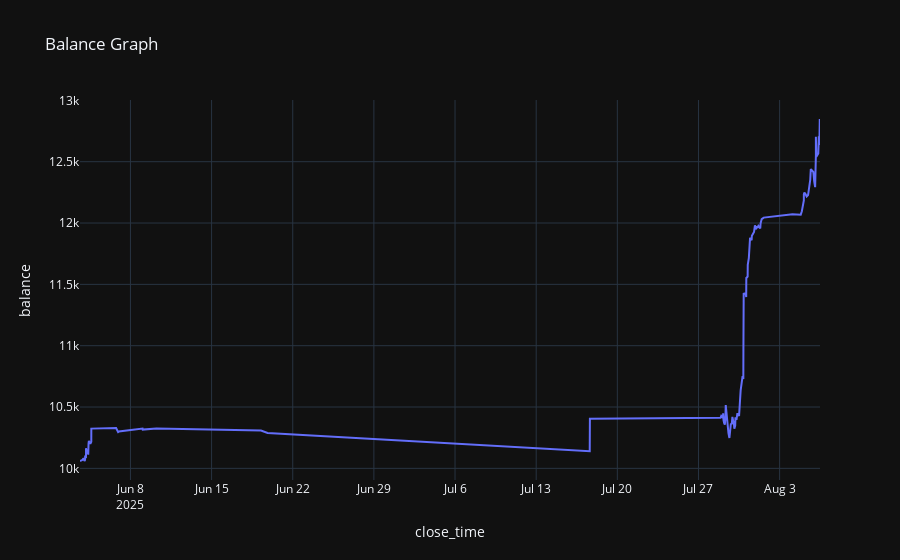

Write notebook code for a chart like this one.
### Code cell
mm = bt.plot_balance()
display(mm)
